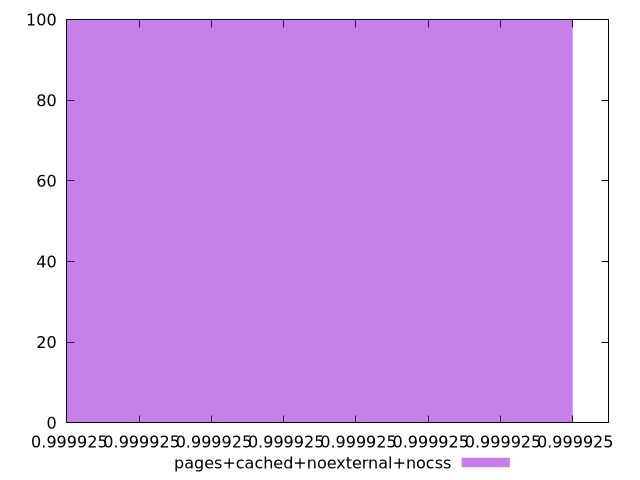

The script that saved this image:
$_pagesCachedNoexternalNocss <<EOF
0.9999246292865362 100
EOF
set key outside below
set terminal pngcairo
set output "report_00006_2020-11-02T20-21-41.718Z/uses-long-cache-ttl/pages+cached+noexternal+nocss//hist.png"
set yrange [0:100]
set boxwidth 1.4698411720480003e-15
set style fill transparent solid 0.5 noborder
plot $_pagesCachedNoexternalNocss title "pages+cached+noexternal+nocss" with boxes ,
